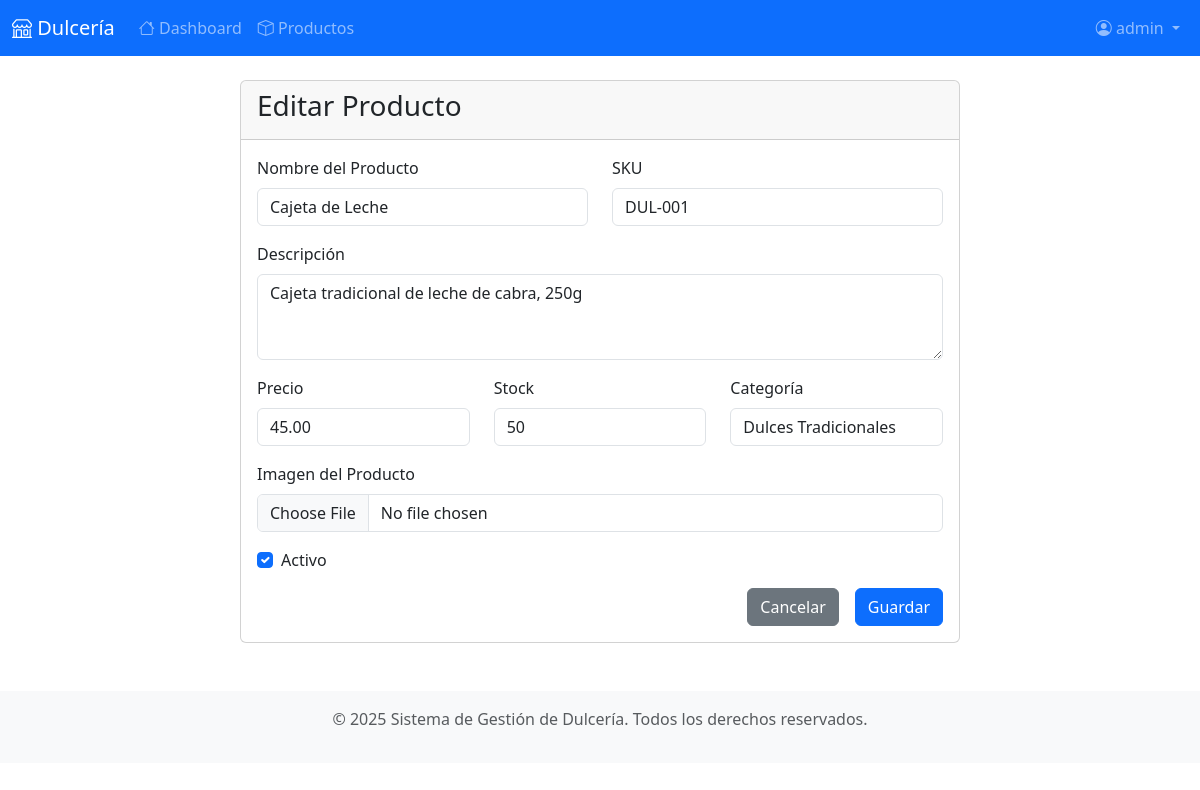
Page /products/edit/1/ (signed in) on the committed database.
### production/models.py (models this page shows, shortened)
class Product(models.Model):
    name = models.CharField(max_length=200, verbose_name='Nombre')
    sku = models.CharField(max_length=50, unique=True, verbose_name='SKU')
    description = models.TextField(blank=True, verbose_name='Descripción')
    price = models.DecimalField(max_digits=10, decimal_places=2, verbose_name='Precio')
    stock = models.PositiveIntegerField(default=0, verbose_name='Stock')
    is_active = models.BooleanField(default=True, verbose_name='Activo')
    imagen = models.ImageField(upload_to='productos/', null=True, blank=True, verbose_name='Imagen')
    created_at = models.DateTimeField(auto_now_add=True, verbose_name='Fecha de creación')
    updated_at = models.DateTimeField(auto_now=True, verbose_name='Fecha de actualización')
    category = models.ForeignKey(Category, on_delete=models.PROTECT, verbose_name='Categoría')
    class Meta:
        verbose_name = 'Producto'
        verbose_name_plural = 'Productos'
        ordering = ['name']

### production/views.py (the view)
# urls.py: path("products/edit/<int:pk>/", views.product_edit, name="product_edit"),
@login_required
def product_edit(request, pk):
    product = get_object_or_404(Product, pk=pk)
    if request.method == 'POST':
        form = ProductForm(request.POST, request.FILES, instance=product)  # Incluir request.FILES
        if form.is_valid():
            form.save()
            messages.success(request, 'Producto actualizado exitosamente.')
            return redirect('products_list')
    else:
        form = ProductForm(instance=product)
    context = {
        'form': form,
        'title': 'Editar Producto',
        'product': product
    }
    return render(request, "production/product_form.html", context)

### production/forms.py
class ProductForm(forms.ModelForm):
    class Meta:
        model = Product
        fields = ['name', 'sku', 'description', 'price', 'stock', 'is_active', 'imagen', 'category']
        widgets = {
            'name': forms.TextInput(attrs={'class': 'form-control'}),
            'sku': forms.TextInput(attrs={'class': 'form-control'}),
            'description': forms.Textarea(attrs={'class': 'form-control', 'rows': 3}),
            'price': forms.NumberInput(attrs={'class': 'form-control', 'step': '0.01'}),
            'stock': forms.NumberInput(attrs={'class': 'form-control'}),
            'is_active': forms.CheckboxInput(attrs={'class': 'form-check-input'}),
            'imagen': forms.FileInput(attrs={'class': 'form-control'}),
            'category': forms.Select(attrs={'class': 'form-control'}),
        }
        labels = {
            'name': 'Nombre del Producto',
            'sku': 'SKU',
            'description': 'Descripción',
            'price': 'Precio',
            'stock': 'Stock',
            'is_active': 'Activo',
            'imagen': 'Imagen del Producto',
            'category': 'Categoría',
        }

### production/models.py (called while the page is built)
    def __str__(self):
        return self.name

### templates/production/product_form.html (shortened to what this page needs)
{% extends "base.html" %}
{% load static %}
{% block content %}
<div class="container mt-4">
    <div class="row">
        <div class="col-md-8 mx-auto">
            <div class="card">
                <div class="card-header">
                    <h3 class="card-title">{{ title }}</h3>
                </div>
                <div class="card-body">
                    <form method="post" enctype="multipart/form-data">
                        <div class="row">
                            <div class="col-md-6">
                                <div class="mb-3">
                                    <label for="{{ form.name.id_for_label }}" class="form-label">{{ form.name.label }}</label>
                                    {{ form.name }}
                                </div>
                            </div>
                            <div class="col-md-6">
                                <div class="mb-3">
                                    <label for="{{ form.sku.id_for_label }}" class="form-label">{{ form.sku.label }}</label>
                                    {{ form.sku }}
                                </div>
                            </div>
                        </div>
                        <div class="mb-3">
                            <label for="{{ form.description.id_for_label }}" class="form-label">{{ form.description.label }}</label>
                            {{ form.description }}
                        </div>
                        <div class="row">
                            <div class="col-md-4">
                                <div class="mb-3">
                                    <label for="{{ form.price.id_for_label }}" class="form-label">{{ form.price.label }}</label>
                                    {{ form.price }}
                                </div>
                            </div>
                            <div class="col-md-4">
                                <div class="mb-3">
                                    <label for="{{ form.stock.id_for_label }}" class="form-label">{{ form.stock.label }}</label>
                                    {{ form.stock }}
                                </div>
                            </div>
                            <div class="col-md-4">
                                <div class="mb-3">
                                    <label for="{{ form.category.id_for_label }}" class="form-label">{{ form.category.label }}</label>
                                    {{ form.category }}
                                </div>
                            </div>
                        </div>
                        <div class="mb-3">
                            <label for="{{ form.imagen.id_for_label }}" class="form-label">{{ form.imagen.label }}</label>
                            {{ form.imagen }}
                        </div>
                        <div class="mb-3">
                            <div class="form-check">
                                {{ form.is_active }}
                                <label class="form-check-label" for="{{ form.is_active.id_for_label }}">
                                    {{ form.is_active.label }}
                                </label>
                            </div>
                        </div>
                        <div class="d-grid gap-2 d-md-flex justify-content-md-end">
                            <a href="{% url 'products_list' %}" class="btn btn-secondary me-md-2">Cancelar</a>
                            <button type="submit" class="btn btn-primary">Guardar</button>
                        </div>
                    </form>
                </div>
            </div>
        </div>
    </div>
</div>
{% endblock %}

### templates/base.html (shortened to what this page needs)
<!DOCTYPE html>
<html lang="es">
<head>
    <link href="https://cdn.jsdelivr.net/npm/bootstrap@5.3.3/dist/css/bootstrap.min.css" rel="stylesheet" />
    <link href="https://cdn.jsdelivr.net/npm/bootstrap-icons@1.11.0/font/bootstrap-icons.css" rel="stylesheet" />
</head>
<body>
    <nav class="navbar navbar-expand-lg navbar-dark bg-primary">
        <div class="container-fluid">
            <a class="navbar-brand" href="{% url 'dashboard' %}">
                <i class="bi bi-shop"></i> Dulcería
            </a>
            <div class="collapse navbar-collapse" id="navbarNav">
                <ul class="navbar-nav me-auto">
                    {% if user.is_authenticated %}
                        <li class="nav-item">
                            <a class="nav-link" href="{% url 'dashboard' %}">
                                <i class="bi bi-house"></i> Dashboard
                            </a>
                        </li>
                        <li class="nav-item">
                            <a class="nav-link" href="{% url 'products_list' %}">
                                <i class="bi bi-box"></i> Productos
                            </a>
                        </li>
                    {% endif %}
                </ul>
                <ul class="navbar-nav">
                    {% if user.is_authenticated %}
                        <li class="nav-item dropdown">
                            <a class="nav-link dropdown-toggle" href="#" role="button" data-bs-toggle="dropdown">
                                <i class="bi bi-person-circle"></i> {{ user.username }}
                            </a>
                        </li>
                    {% else %}
                        <li class="nav-item">
                            <a class="nav-link" href="{% url 'login' %}">
                                <i class="bi bi-box-arrow-in-right"></i> Entrar
                            </a>
                        </li>
                    {% endif %}
                </ul>
            </div>
        </div>
    </nav>
    <main class="container my-4">
        {% block content %}
        {% endblock %}
    </main>
    <footer class="bg-light text-center text-muted py-3 mt-5">
        <div class="container">
            <p>&copy; 2025 Sistema de Gestión de Dulcería. Todos los derechos reservados.</p>
        </div>
    </footer>
</body>
</html>

### rows in the picture
Product: name "Cajeta de Leche", sku "DUL-001", description "Cajeta tradicional de leche de cabra, 250g", price "45.00", stock "50", category "Dulces Tradicionales", is_active "☑"

### other values in the picture
{{ user.username }} "admin"
{{ title }} "Editar Producto"
